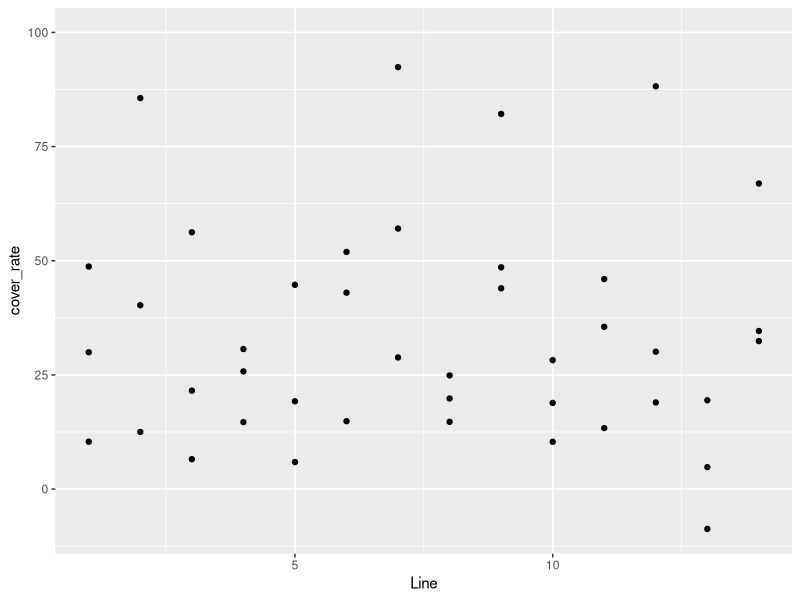
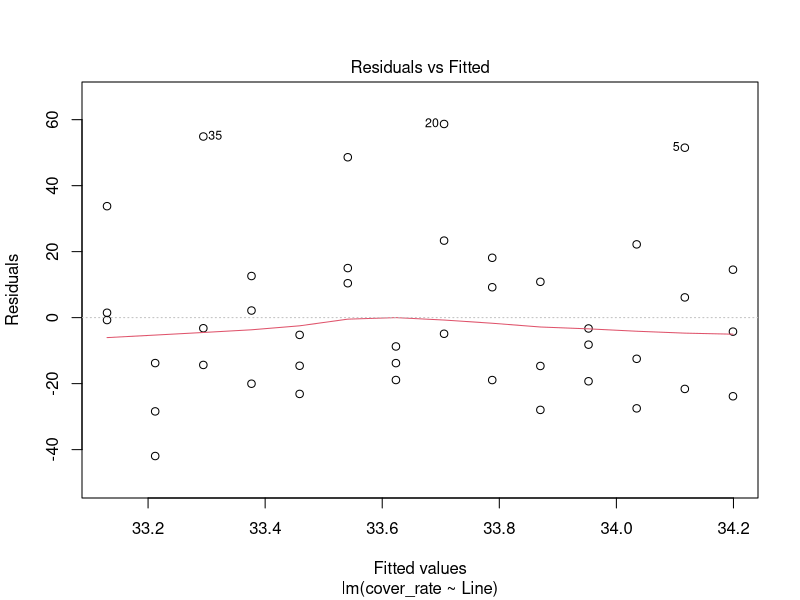
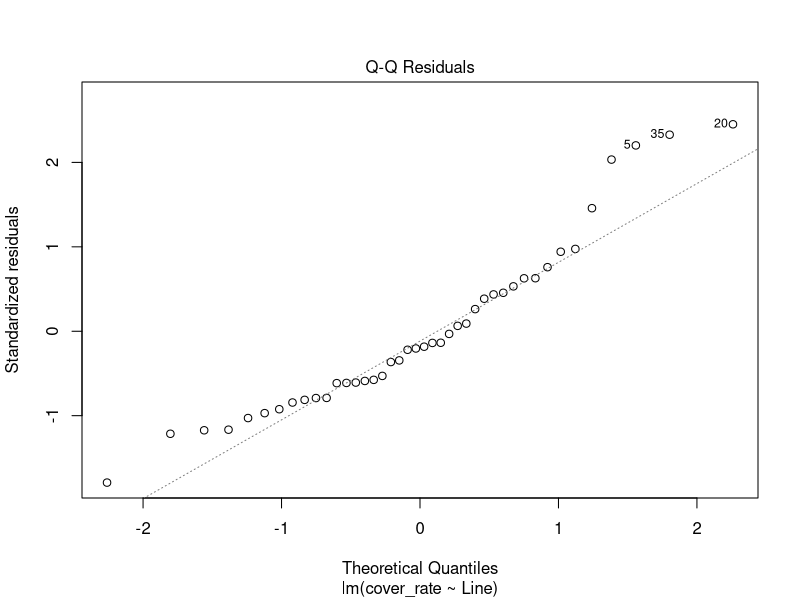
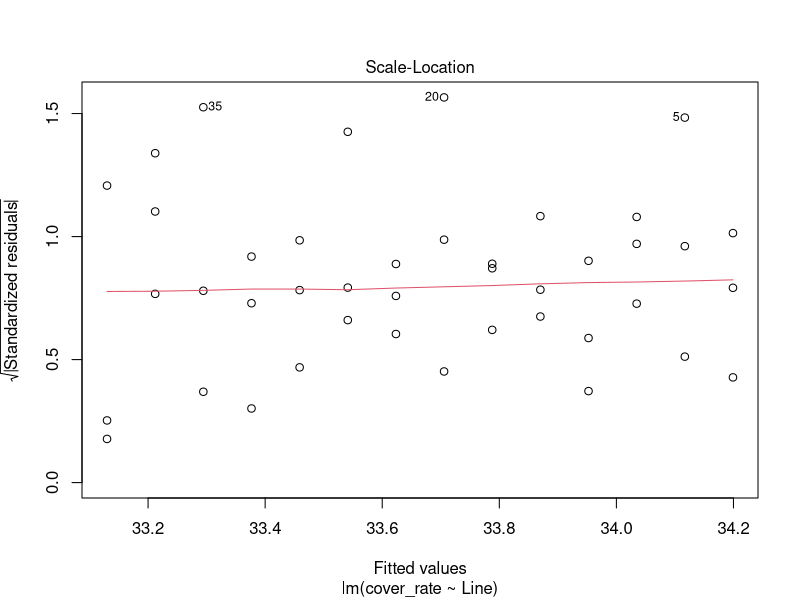
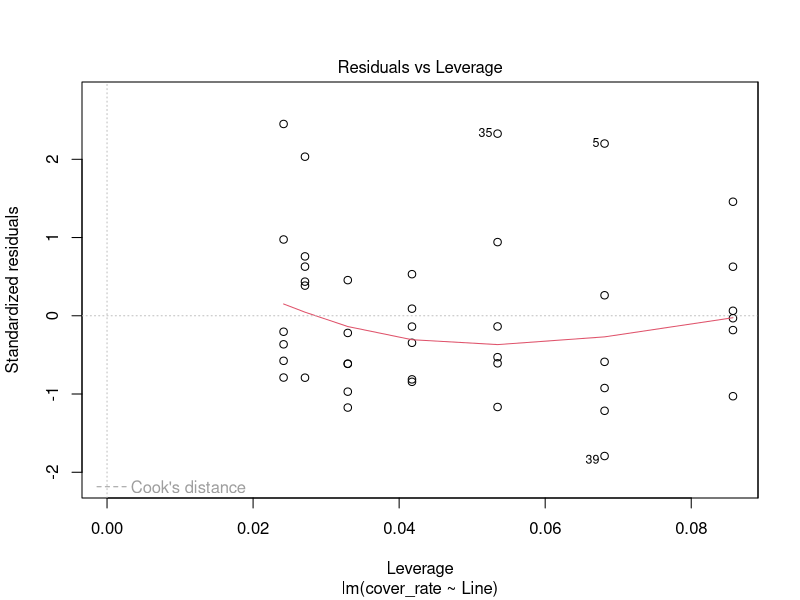
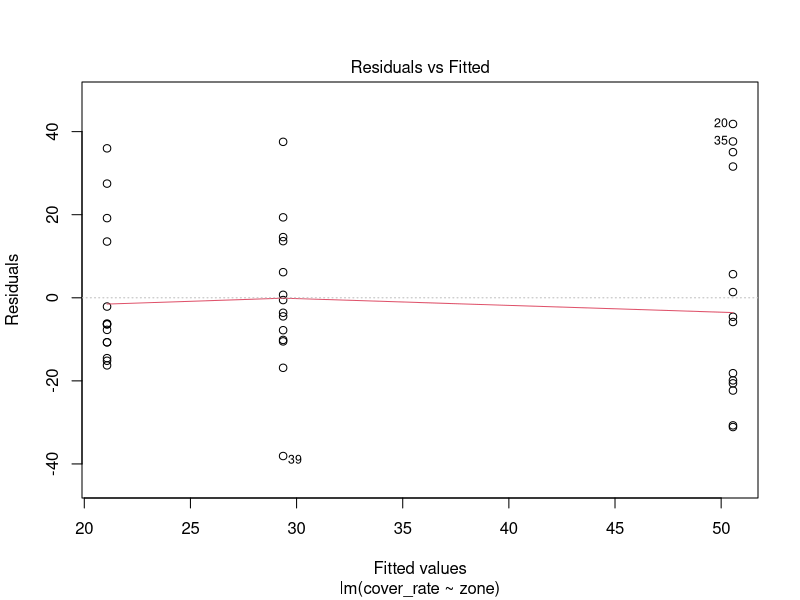
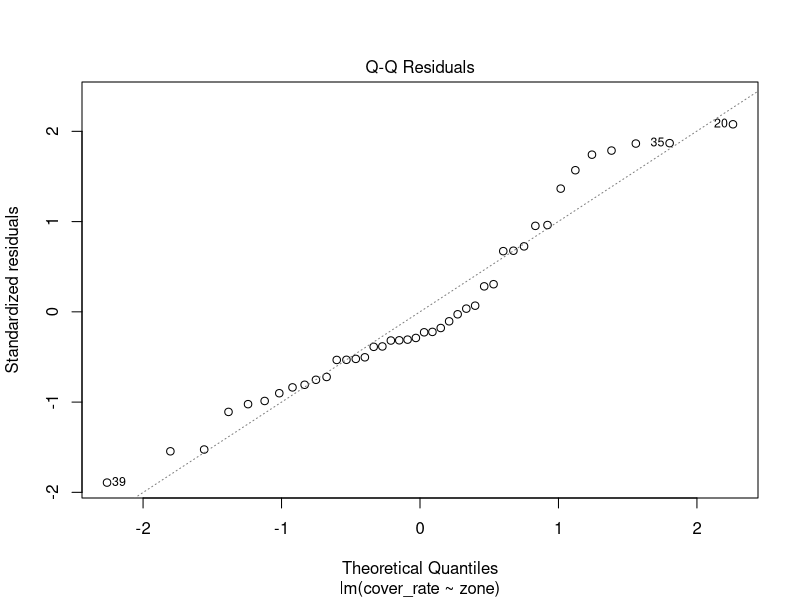
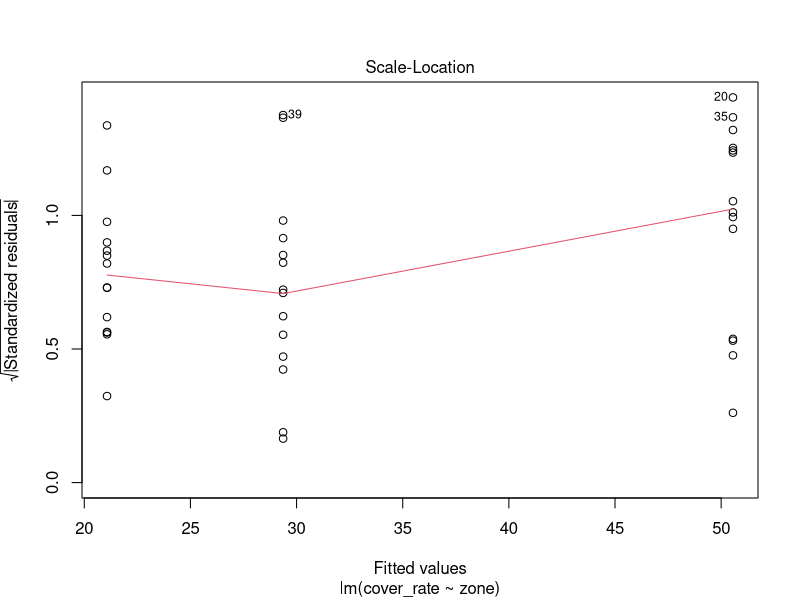

Here is the R script that generated these plots, in order: (Note: this script raises an error after producing the figures.)
# working directory
getwd()
setwd("D:/études/SUPAGRO/2A/D4/github/vineyards")

# library 
library(tidyverse)

# get the data
canopeo_cc_ini = read.table("Data_collection_canopeo_cc_only.csv", header = TRUE, sep = ";", dec = ",")
view(canopeo_cc_ini)
# we wanted to turn the column named "zone_X" into one 
#in order for the data to be easier to analyse
canopeo_cc <- canopeo_cc_ini%>%
  select (Line, Z1, Z2, Z3)%>%
  pivot_longer(cols = Z1:Z3, names_to = "zone",values_to = "cover_rate" )
view(canopeo_cc)
#Graph 
library(ggplot2)
canopeo_cc%>%
  group_by(Line)%>%
  ggplot (aes(x = Line, y = cover_rate, ymin=0, ymax=100, xmin=1, xmax=14)) + 
  geom_point()

 
#Anova line
anova.canopeo1.l<-lm(cover_rate~Line, canopeo_cc)
anova(anova.canopeo1.l)
par(mfrow = c(1,1))
plot(anova.canopeo1.l)

## Our P-value is > 0,05 so we cannot do a tukey test

#anova zone
anova.canopeo1.z<-lm(cover_rate~zone, canopeo_cc)
anova(anova.canopeo1.z)
par(mfrow = c(1,1))
plot(anova.canopeo1.z)

tukey.canopeo.1<- HSD.test(anova.biomass.z, "zone", alpha = 0.05, group=TRUE, main = NULL, 
                           console=FALSE)
print(tukey.canopeo.1)
table.letters.canopeo.1 <- tukey.z$groups %>%
  rownames_to_column("zone") %>%
  select(zone, groups)
view(table.letters.canopeo.1)

canopeo_cc%>%
  group_by(zone)%>%
  summarise(mymean=mean(cover_rate, na.rm=T),
            mysd=sd(cover_rate, na.rm=T))%>%
  mutate(ymax=mymean+mysd, ymin=mymean-mysd)%>%
  ggplot (aes(x = reorder(zone, mymean), y = mymean, ymin=ymin, ymax=ymax, label=groups)) + 
  geom_point()+
  geom_text(aes(y=20))+
  geom_errorbar()+
  labs(x="Zone", y="Cover rate", title = "Percentage of coverance of the soil for different cover crops")


